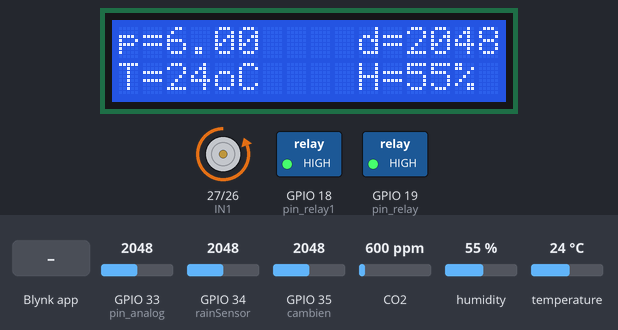
A sketch run on a simulated ESP32. On the bench: 16×2 character LCD, motor-driver pin pairs drawn as motors (green arrow = first pin HIGH = forward, orange = second pin HIGH = backward, longer = more drive), switched loads named in the sketch (green lamp = pin HIGH). The test bench sets the inputs (shaded band); at power-on: CO2 600 ppm, GPIO 33 (pin_analog) = 2048, GPIO 34 (rainSensor) = 2048, GPIO 35 (cambien) = 2048, humidity 55 %, temperature 24 °C. WiFi joins after 1.5 s; servers stay silent unless stated; what the sketch prints to the serial monitor is not drawn.

Above: at 3.0 s.
3.1 s: Blynk app writes 1 to V7
At 6.3 s:
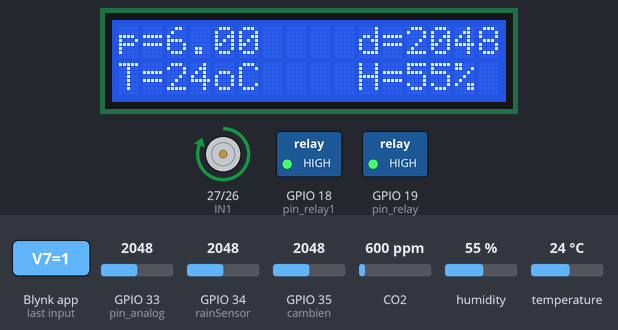
6.6 s: CO2 set to 2074 ppm
At 8.2 s:
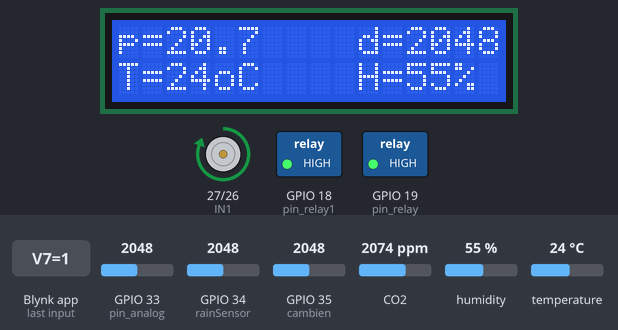
8.7 s: CO2 set to 2145 ppm
At 10.0 s:
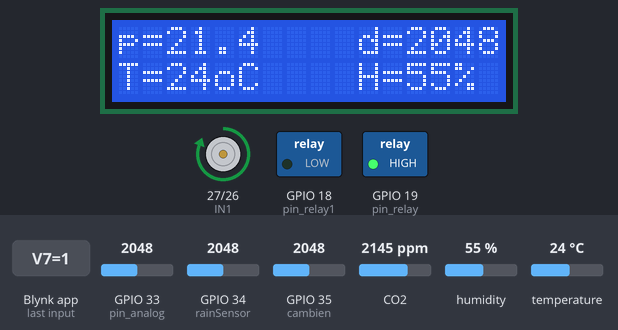
10.9 s: GPIO 33 (pin_analog) set to 3465
At 11.8 s:
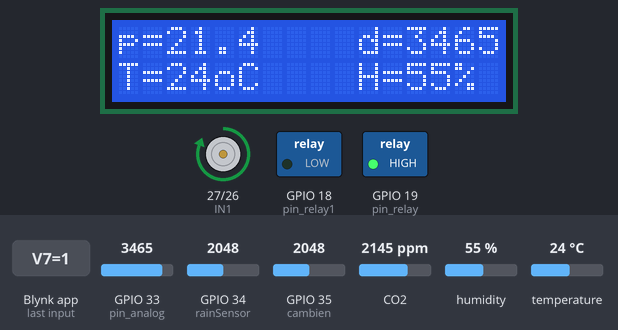
13.0 s: GPIO 33 (pin_analog) set to 3557
At 14.8 s:
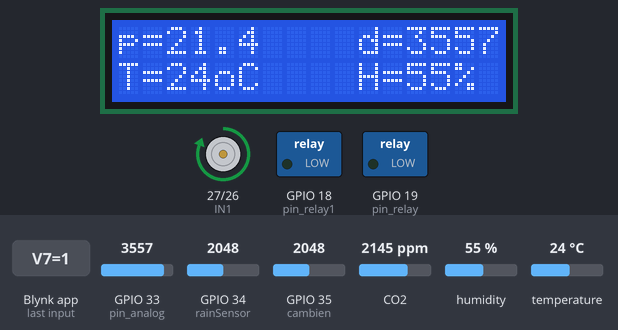
15.1 s: GPIO 34 (rainSensor) set to 1856
17.0 s: GPIO 34 (rainSensor) set to 1757
At 18.5 s:
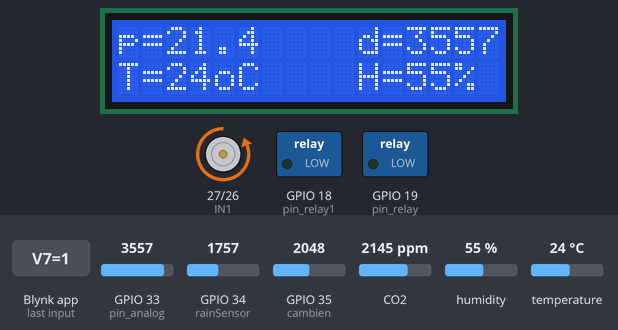
Timing chart, 0 to 20.0 s (numbered marks = the images above; inputs shaded):
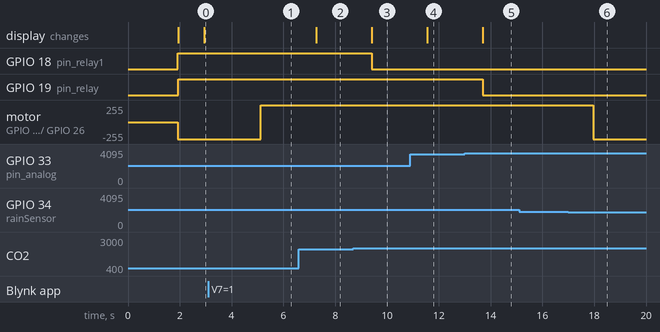

The sketch:

doan1.ino
```cpp
#include <SimpleDHT.h>
#include "MQ135.h"
#include <Wire.h>
#include <LiquidCrystal_I2C.h>
LiquidCrystal_I2C lcd (0x27, 16,2); // Tạo đối tượng LCD và chỉ định các chân


#define pin_analog 33 // độ ẩm đất
#define pin_relay 19 // máy bơm
#define pin_relay1 18 // quạt

#define  cambien  35 // khai báo chân digital  cho cảm biến ánh sáng

//2 chan set chieu quay, hoat dong dung hay quay cua dong co ( trang 342 sach arduino), chan co xung PWM(chan dau ~)
#define IN1 27
#define IN2 26

// cảm biến mưa
#define rainSensor  34
int TT_maiche ;
int TT_tudong ;
int TT_quat;
int TT_maybom ;

// DHT11
int pinDHT11 = 4;
SimpleDHT11 dht11;
byte temperature = 0;
byte humidity = 0;

// MQ-135
#define PIN_MQ135 36   //Khai báo pin nối với chân AO
MQ135 mq135_sensor = MQ135(PIN_MQ135);   //Khai báo đối tượng thư viện
float ppm;
int do_am_dat;

//app blynk
#define BLYNK_PRINT Serial
#include <WiFi.h>
#include <WiFiClient.h>
#include <BlynkSimpleEsp32.h>

char auth[] = "R4txN3R4EID5h4MWHI0rz8DFMbCOkeeU";
char ssid[] = "iPhone";
char pass[] = "taodeptraikhong?";
WidgetLED led1(V1);

BlynkTimer timer;
// V1 LED Widget is blinking
// day du lieu len app blynk
void blinkLedWidget() // kiem tra xem co ket noi voi blynk chua
{
  if (led1.getValue()) {
    led1.off();
    Serial.println("LED on V1: off");
  } else {
    led1.on();
    Serial.println("LED on V1: on");
  }
}

// máy bơm
BLYNK_WRITE(V0)
{
    int pinvalue0 = param.asInt();
    // String i = param.asStr();
    // double d = param.asDouble();
    if(pinvalue0 == 1)
    {
      TT_maybom = 1;
    }
    else
    {
      TT_maybom = 0;
    }
}

// quạt
BLYNK_WRITE(V2)
{
    int pinvalue1 = param.asInt();
    // String i = param.asStr();
    // double d = param.asDouble();
    if( pinvalue1 == 1)
    {
      TT_quat = 1;
    }
    else
    {
      TT_quat = 0;
    }
    // gui ve app blynk
    // Blynk.virtualWrite(V2,pinvalue);
}

// mái che
BLYNK_WRITE(V3)
{
    int pinvalue2 = param.asInt();
    Serial.println(pinvalue2);
    // String i = param.asStr();
    // double d = param.asDouble();
    if ( pinvalue2 == 0)
    {
      TT_maiche = 0;
    }
    else
    {
       TT_maiche = 1;
    }
    // gui ve app blynk
    // Blynk.virtualWrite(V2,pinvalue);
}

// chế độ tự động
BLYNK_WRITE(V7)
{
    int pinvalue7 = param.asInt();
    // String i = param.asStr();
    // double d = param.asDouble();
    if ( pinvalue7 == 1)
    {
       TT_tudong = 1;
    }
    else
    {
       TT_tudong = 0;
    }
}

// DHT- nhiet do do am
void sendSensor()
{
  // You can send any value at any time.
  // Please don't send more that 10 values per second.
   Blynk.virtualWrite(V5, humidity);
   Blynk.virtualWrite(V4, temperature);
}


void sendSensor1()
{
   float ppm = mq135_sensor.getPPM()/100;
   Blynk.virtualWrite(V6, ppm);
}

void setup()
{
  Serial.begin(9600);//Mở cổng Serial ở mức 960
  Serial.print("Connecting to ");
  Serial.println(ssid);

  WiFi.begin(ssid, pass);
  while (WiFi.status() != WL_CONNECTED) {
  delay(500);
  Serial.print("dang ket noi....");
  }

  Serial.println("WiFi da ket noi");

  Blynk.begin(auth, ssid, pass);
  timer.setInterval(1000L, blinkLedWidget);
  timer.setInterval(1000L, sendSensor);
  timer.setInterval(1000L, sendSensor1);

  // MQ135
  pinMode (PIN_MQ135, INPUT);
  // máy bơm
  pinMode (pin_analog, INPUT);
  pinMode (pin_relay, OUTPUT);
  // quạt
  pinMode (pin_relay1, OUTPUT);
  // cảm biến ánh sáng
  pinMode(cambien,INPUT);//pinMode nhận tín hiệu đầu vào cho cảm biên ánh sáng
  // cảm biến mưa
  pinMode(rainSensor,INPUT);
  // mái che
  pinMode(IN1,OUTPUT);
  pinMode(IN2,OUTPUT);
  // LCD_I2C
  lcd.init(); // LCD 16x2
  lcd.backlight();
}

void loop()
{
  // DHT11
  readDHT11();
  //MQ-135
  readMQ135();
  // quạt
  if (TT_tudong == 1)
  {
    float ppm = mq135_sensor.getPPM()/100;
    if(int(ppm) > 20)
    {
        digitalWrite(pin_relay1, LOW); // kích hoạt relay
    }
    else
    {
      digitalWrite(pin_relay1, HIGH);
    }
  }
  else
  {
    if(TT_quat == 1)
    {
      digitalWrite(pin_relay1, LOW); // kích hoạt relay
    }
    else
    {
      digitalWrite(pin_relay1, HIGH);
    }
  }

  // cảm biên ánh sáng
  int value1 = analogRead(cambien);//lưu giá trị cảm biến vào biến value1
  Serial.println(value1);

  // cảm biên mưa
   int value = analogRead(rainSensor);//Đọc tín hiệu cảm biến mưa
   Serial.println(value);
   if( TT_tudong == 1)
   {
     if(value > 1800)
     {
         Serial.println("Dang khong mua"); // mở
         if(temperature > 32)
         {
             digitalWrite(IN1, HIGH);
             digitalWrite(IN2, LOW);
         }
         else
         {
            if(value1 > 500)
            {
               digitalWrite(IN1, HIGH);
               digitalWrite(IN2, LOW);
            }
            else
            {
               digitalWrite(IN1, LOW);
               digitalWrite(IN2, HIGH);;
            }
         }
     }
   else
   {
       Serial.println("Dang mua");
       digitalWrite(IN1, LOW);
       digitalWrite(IN2, HIGH);
   }
   }
   else
   {
      if(TT_maiche == 1)
      {
           digitalWrite(IN1, HIGH);
           digitalWrite(IN2, LOW);
      }
      else
      {
           digitalWrite(IN1, LOW);
           digitalWrite(IN2, HIGH);
      }
   }
  // máy bơm
  int do_am_dat = analogRead(pin_analog);
  Serial.println(do_am_dat);
  lcd.setCursor(10, 0);
  lcd.print("d=");
  lcd.setCursor(12,0);
  lcd.print(do_am_dat);
  if (TT_tudong == 1)
  {
    if(do_am_dat > 3500)    // Đất khô
    {
      digitalWrite(pin_relay, LOW);  // kích hoạt rờ le
    }
    else // Đất đủ dộ ẩm
    {
      digitalWrite(pin_relay, HIGH);  // tắt rờ le
    }
  }
  else
  {
    if(TT_maybom == 1)
    {
      digitalWrite(pin_relay, LOW); // kích hoạt rờ le
    }
    else
    {
       digitalWrite(pin_relay, HIGH);
    }
  }

  // BLYNK
  Blynk.run();
  timer.run();
  delay(1000);
}

void readDHT11()
{
  // start working...
  Serial.println("=================================");
  Serial.println("Sample DHT11...");
  lcd.setCursor(0, 1);
  lcd.print("T=");
  lcd.setCursor(2, 1);
  lcd.print(temperature);
  lcd.setCursor(4, 1);
  lcd.print("o");
  lcd.setCursor(5, 1);
  lcd.print("C");
  lcd.setCursor(6, 1);
  lcd.print("    ");
  lcd.setCursor(10, 1);
  lcd.print("H=");
  lcd.setCursor(12, 1);
  lcd.print(humidity);
  lcd.setCursor(14, 1);
  lcd.print("%");
  lcd.setCursor(15, 1);
  lcd.print(" ");

  // read without samples.
  if (dht11.read(pinDHT11, &temperature, &humidity, NULL)) {
    Serial.print("Read DHT11 failed.");
  }
}
void readMQ135() {
  float ppm = mq135_sensor.getPPM()/100;  //Đọc giá trị ppm
  Serial.print("PPM: ");
  Serial.print(ppm);
  Serial.println("ppm");
  lcd.setCursor(0, 0);
  lcd.print("p=");
  lcd.setCursor(2, 0);
  lcd.print(ppm);
  lcd.setCursor(6, 0);
  lcd.print("    ");
}
```

Measured:
- the behaviour switches between 2099 and 2100 ppm on CO2 (found by bisection; images 2 and 3)
- the behaviour switches between 3500 and 3501 on GPIO 33 (pin_analog) (found by bisection; images 4 and 5)
- the behaviour switches between 1801 and 1800 on GPIO 34 (rainSensor) (found by bisection; images 5 and 6)
- after the input at 3.1 s, motor on GPIO 27 (IN1) / GPIO 26 (IN2): backward 255/255 → forward 255/255 after 2.0 s
- after the input at 6.6 s, the display: changes after 0.68 s (image 2)
- after the input at 8.7 s, GPIO 18 (pin_relay1): HIGH → LOW after 0.71 s; the display: changes after 0.72 s (image 3)
- after the input at 10.9 s, the display: changes after 0.65 s (image 4)
- after the input at 13.0 s, GPIO 19 (pin_relay): HIGH → LOW after 0.69 s; the display: changes after 0.69 s (image 5)
- after the input at 15.1 s, every drawn part: stays the same
- after the input at 17.0 s, motor on GPIO 27 (IN1) / GPIO 26 (IN2): forward 255/255 → backward 255/255 after 0.96 s
